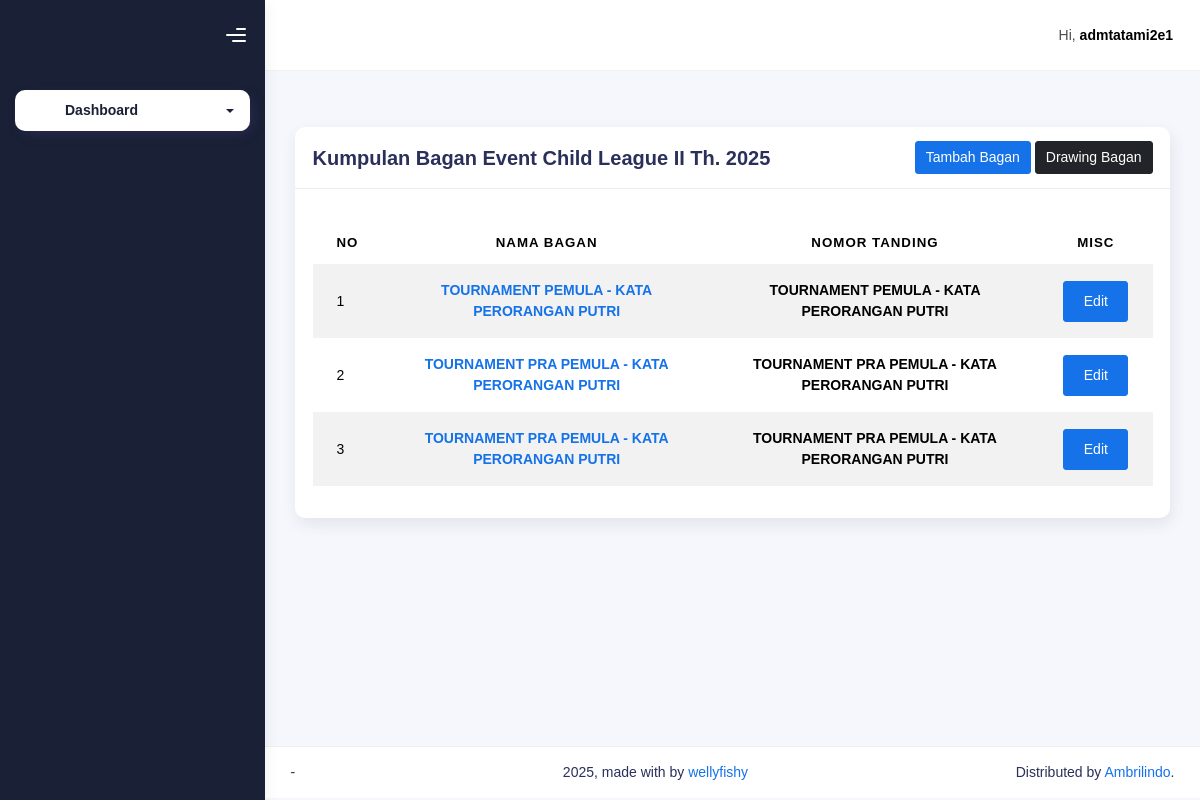
/admin-dashboard/1 (signed in), run on an earlier commit of the app's database.
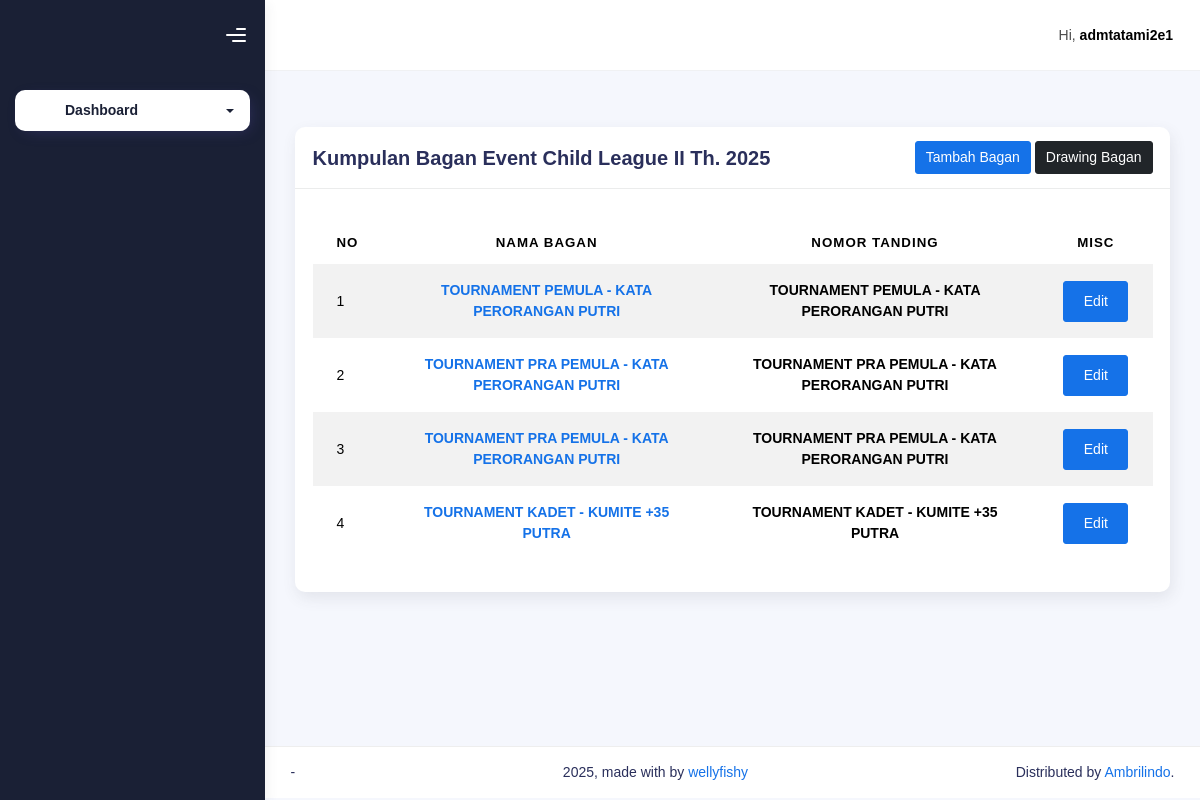
And on a later commit of the database.
### backend/models.py (models this page shows, shortened)
class Bagan(models.Model):
    TIPE = [
        ('1', 'Kata'),
        ('2', 'Kumite'),
    ]
    event = models.ForeignKey(Event, null=True, blank=True, on_delete=models.CASCADE)
    nama_bagan = models.CharField(max_length=100, null=True, blank=True)
    nomor_tanding = models.ForeignKey(NomorTanding, null=True, blank=True, on_delete=models.SET_NULL)
    tipe_tanding = models.CharField(max_length=20, null=True, blank=True, choices=TIPE)

class NomorTanding(models.Model):
    event = models.ForeignKey(Event, null=True, blank=True, on_delete=models.CASCADE)
    nama_nomor_tanding = models.CharField(max_length=50, null=True, blank=True)

### backend/views.py (the view, shortened to what this page needs)
# urls.py: path('admin-dashboard/<int:event_pk>', admin_dashboard, name="admin-dashboard"),
def admin_dashboard(request, event_pk):
    event = Event.objects.get(pk=event_pk)
    admin_tatami = AdminTatami.objects.filter(user=request.user, event=event).first()
    nomor_tandings = NomorTanding.objects.filter(event=event)
    bagans = Bagan.objects.filter(event=event)
    custom_order = [1, 8, 4, 5, 2, 7, 3, 6]
    atlet_assignment1 = {
                        1: 'atlet1',
                        8: 'atlet2',
                        4: 'atlet2',
                        5: 'atlet1',
                        2: 'atlet2',
                        7: 'atlet1',
                        3: 'atlet1',
                        6: 'atlet2',
                    }
    context = {
        'on': 'utama',
        'event': event,
        'admin_tatami': admin_tatami,
        'nomor_tandings': nomor_tandings,
        'bagans': bagans,
    }
    return render(request, 'admin/dashboard.html', context)

### backend/templates/admin/dashboard.html (shortened to what this page needs)
{% extends "admin/base-dashboard.html" %} {% load static %}
{% block content %}
<div class="container">
    <div class="page-inner">
        <div class="page-header">
        </div>
        <div class="row">
            <div class="col-md-12">
                <div class="card">
                    <div class="card-header" style="display: flex; justify-content: space-between; align-items: center;">
                        <div class="card-title" style="margin-right: 10px;">Kumpulan Bagan Event {{ event.nama_event }}</div>
                        <div>
                            <a href="#" class="btn btn-primary" style="font-size: inherit; padding: 5px 10px;" data-bs-toggle="modal" data-bs-target="#tambahBaganModal">Tambah Bagan</a>
                            <a href="#" class="btn btn-dark" style="font-size: inherit; padding: 5px 10px;" data-bs-toggle="modal" data-bs-target="#drawingBaganModal">Drawing Bagan</a>
                        </div>
                    </div>
                    <div class="card-body">
                        <table class="table table-striped mt-3">
                        <thead>
                            <tr>
                            <th scope="col" style="text-align: center;">No</th>
                            <th scope="col" style="text-align: center;">Nama Bagan</th>
                            <th scope="col" style="text-align: center;">Nomor Tanding</th>
                            <th scope="col" style="text-align: center;">MISC</th>
                            </tr>
                        </thead>
                        <tbody>
                            {% for bagan in bagans %}
                            <tr>
                                <td>{{ forloop.counter }}</td>
                                <td style="text-align: center;"><a href="{% url 'admin-bagan-detail' event_pk=event.pk bagan_pk=bagan.pk %}"><b>{{ bagan.nama_bagan }}</b></td>
                                <td style="text-align: center;"><b>{{ bagan.nomor_tanding.nama_nomor_tanding }}</b></td>
                                <td style="text-align: center;"><a href="" class="btn btn-primary">Edit</a></td>
                            </tr>
                            {% endfor %}
                        </tbody>
                        </table>
                    </div>
                </div>
            </div>
        </div>
    </div>
</div>
{% endblock content %}

What changed in the data, as far as the page shows it:
added Bagan: nama_bagan "TOURNAMENT KADET - KUMITE +35 PUTRA", nomor_tanding.nama_nomor_tanding "TOURNAMENT KADET - KUMITE +35 PUTRA"
